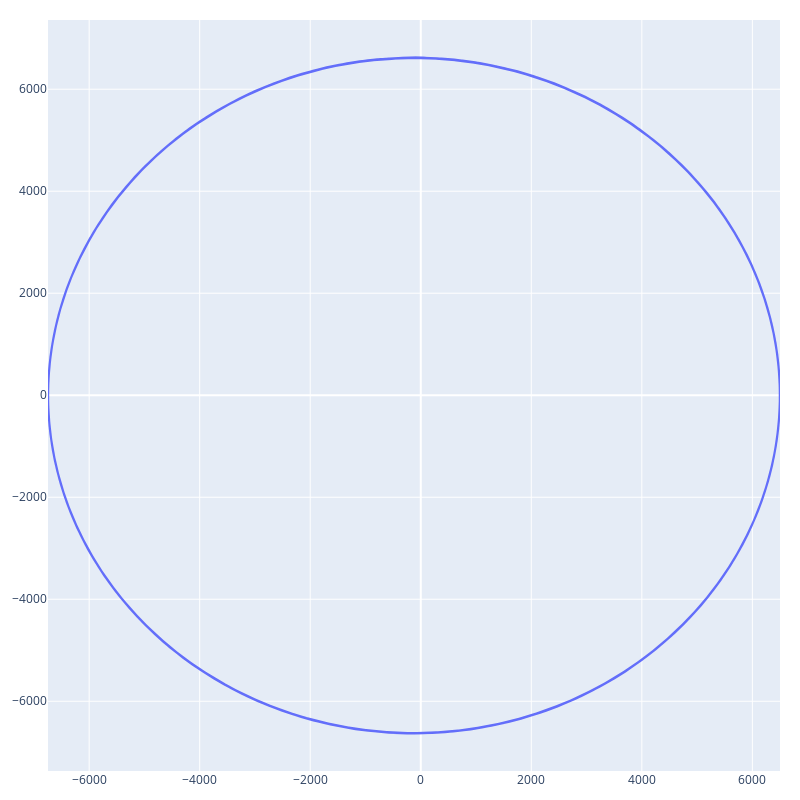

The notebook cell saved with this chart:
### Code cell
#LEO
r0 = [6500, 0.0, 0.0];                                    # Initial Position (km)
v0 = (0, 7.90882662, 0.0);                              # Initial Velocity (km/s)
t0 = 0.0;                                                 # Initial Times (s)
tf = 10*5059.648765;                                     # Final Time (s)
# #MEO
# r0 = [9000.0, 0.0, 0.0];                                    # Initial Position (km)
# v0 = [0.0, 6.7419845635570, 1.806509319188210];             # Initial Velocity (km/s)
# t0 = 0.0;                                                   # Initial Times (s)
# tf = 10*9.952014050491189e+03;                              # Final Time (s)

#run APC code and save to textfile
output = APyC.PropagateICs(r0,v0,t0,tf)
#read data from textfile
Xs = output[1:4][:]
Vs = output[4:7][:]

"""Plot topdown view"""
trace2d = go.Scatter(x=Xs[0],y=Xs[1],mode = 'lines')
fig2d = go.Figure(data=[trace2d])
fig2d.update_layout(
    #scene_aspectmode='data',
    showlegend=False,
    width = 800,
    height = 800,
    margin=dict(l=20, r=20, t=20, b=20))
fig2d.show()


# trace = go.Scatter3d(x=Xs[0],y=Xs[1],z=Xs[2],mode='lines',line=dict(color='red'))
# trace2 = plot_sphere(6378,res=30)
# fig = go.Figure(data=[trace, trace2])
# fig.update_coloraxes(showscale=False)
# fig.update_layout(
#     scene_aspectmode='data',
#     showlegend=False,
#     width = 800,
#     height = 800,
#     margin=dict(l=20, r=20, t=20, b=20)
# )
# fig.show()

### Figure 1 — Plotly figure (JSON) as saved in the notebook; plotly's stock layout.template omitted (floating-point values rounded to 4 significant figures; data arrays with more than 128 entries replaced by an {"elided": "..."} marker saying what was removed)
{"data": [{"mode": "lines", "type": "scatter", "x": {"elided": "1687 float values"}, "y": {"elided": "1687 float values"}}], "layout": {"height": 800, "margin": {"b": 20, "l": 20, "r": 20, "t": 20}, "showlegend": false, "width": 800}}
